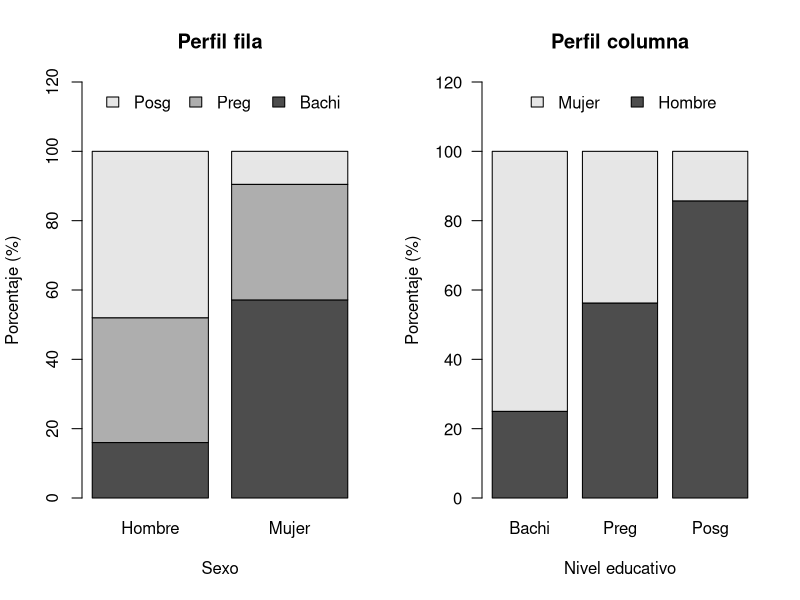
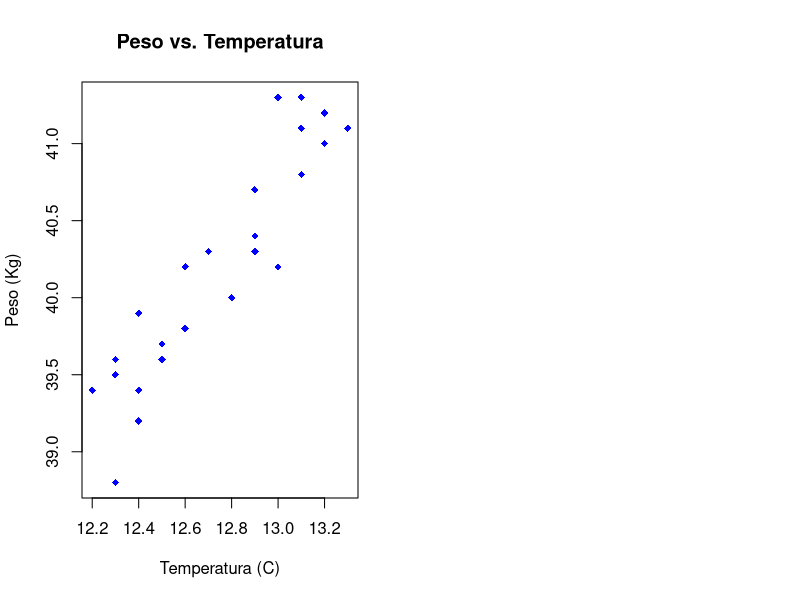

The R source for these figures, in order: (Note: this script raises an error after producing the figures.)
## ---- chunk 1
knitr::opts_chunk$set(echo = TRUE)
## ---- chunk 2
# datos
tabla <- rbind(c(4, 9, 12), c(12, 7, 2))
rownames(tabla) <- c("Hombre","Mujer")
colnames(tabla) <- c("Bachillerato","Pregrado","Posgrado")
print(tabla)
# agregar totales
addmargins(A = tabla, margin = c(1,2))
# frecuencias relativas
addmargins(A = 100*prop.table(x = tabla), margin = c(1,2))
## ---- chunk 3
# datos
tabla <- rbind(c(4, 9, 12), c(12, 7, 2))
rownames(tabla) <- c("Hombre","Mujer")
colnames(tabla) <- c("Bachi","Preg","Posg")
# perfiles fila
pf <- 100*prop.table(x = tabla, margin = 1)
# perfiles columna
pc <-100*prop.table(x = tabla, margin = 2)
# diagrama de barras perfiles fila
par(mfrow = c(1,2))
barplot(height = t(pf), ylim = c(0,120), legend.text = TRUE, 
        args.legend = list(x = "top", bty = "n", ncol = 3), 
        main = "Perfil fila", xlab = "Sexo", ylab = "Porcentaje (%)")
# diagrama de barras perfiles columna
barplot(height = pc, beside = FALSE, las = 1, ylim = c(0, 120), 
        legend.text = TRUE, args.legend = list(x = "top", bty = "n", ncol = 2), 
        main = "Perfil columna", xlab = "Nivel educativo", ylab = "Porcentaje (%)")
## ---- chunk 4
# datos
tabla <- rbind(c(4, 9, 12), c(12, 7, 2))
rownames(tabla) <- c("Hombre","Mujer")
colnames(tabla) <- c("Bachillerato","Pregrado","Posgrado")
# perfiles fila
addmargins(A = 100*prop.table(x = tabla, margin = 1), margin = 2)
# perfiles columna
addmargins(A = 100*prop.table(x = tabla, margin = 2), margin = 1)
## ---- chunk 5
# datos
temp <- c(12.3, 13.2, 12.5, 13.1, 12.9, 13.1, 12.4, 12.9, 13.2, 12.3, 12.4, 13.0, 12.5, 
          12.6, 12.8, 12.9, 12.5, 13.1, 13.0, 12.7, 12.2, 13.3, 12.4, 12.3, 12.6)
peso <- c(39.5, 41.0, 39.7, 40.8, 40.7, 41.3, 39.2, 40.4, 41.2, 38.8, 39.4, 40.2, 39.7, 
          39.8, 40.0, 40.3, 39.6, 41.1, 41.3, 40.3, 39.4, 41.1, 39.9, 39.6, 40.2)
# dispersograma
plot(x = temp, y = peso, xlab = "Temperatura (C)", ylab = "Peso (Kg)", main = "Peso vs. Temperatura", col = "blue", pch = 18)
## ---- chunk 6
knitr::include_graphics("06-nubes.png")
## ---- chunk 7
# datos
temp <- c(12.3, 13.2, 12.5, 13.1, 12.9, 13.1, 12.4, 12.9, 13.2, 12.3, 12.4, 13.0, 12.5, 
          12.6, 12.8, 12.9, 12.5, 13.1, 13.0, 12.7, 12.2, 13.3, 12.4, 12.3, 12.6)
peso <- c(39.5, 41.0, 39.7, 40.8, 40.7, 41.3, 39.2, 40.4, 41.2, 38.8, 39.4, 40.2, 39.7, 
          39.8, 40.0, 40.3, 39.6, 41.1, 41.3, 40.3, 39.4, 41.1, 39.9, 39.6, 40.2)
# promedios
mean(temp)
mean(peso)
# covarianza
cov(temp, peso)
# otra manera
n <- length(temp)
sum((temp - mean(temp))*(peso-mean(peso)))/(n-1)
## ---- chunk 8
knitr::include_graphics("06-correlations.png")
## ---- chunk 9
# datos
temp <- c(12.3, 13.2, 12.5, 13.1, 12.9, 13.1, 12.4, 12.9, 13.2, 12.3, 12.4, 13.0, 12.5, 
          12.6, 12.8, 12.9, 12.5, 13.1, 13.0, 12.7, 12.2, 13.3, 12.4, 12.3, 12.6)
peso <- c(39.5, 41.0, 39.7, 40.8, 40.7, 41.3, 39.2, 40.4, 41.2, 38.8, 39.4, 40.2, 39.7, 
          39.8, 40.0, 40.3, 39.6, 41.1, 41.3, 40.3, 39.4, 41.1, 39.9, 39.6, 40.2)
# desviaciones estandar
sd(temp)
sd(peso)
# coeficiente de correlacion
cor(temp, peso)
# otra forma
cov(temp, peso)/(sd(temp)*sd(peso))
## ---- chunk 10
knitr::include_graphics("01-sosacoverbook.png")
## ---- chunk 11
knitr::include_graphics("01-devorecoverbook.jpg")
## ---- chunk 12
knitr::include_graphics("01-navidicoverbook.png")
## ---- chunk 13
knitr::include_graphics("01-wackerlycoverbook.jpg")
